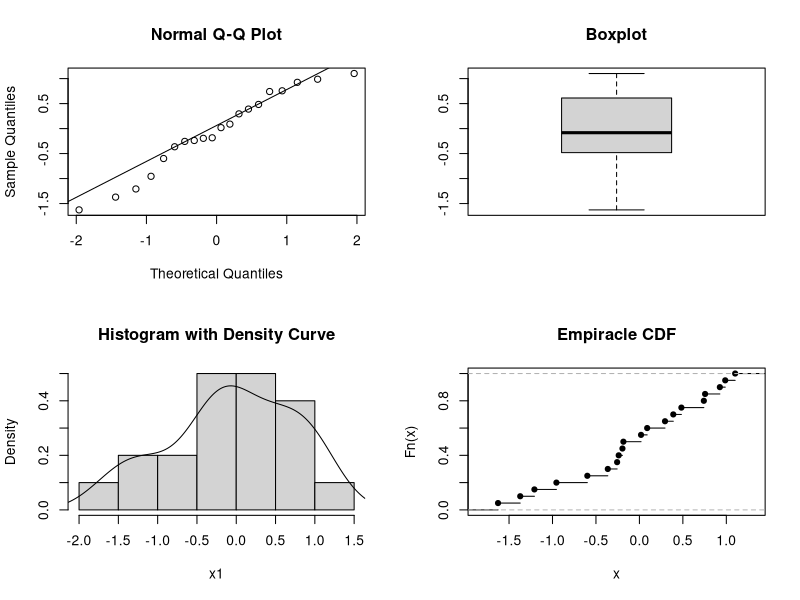
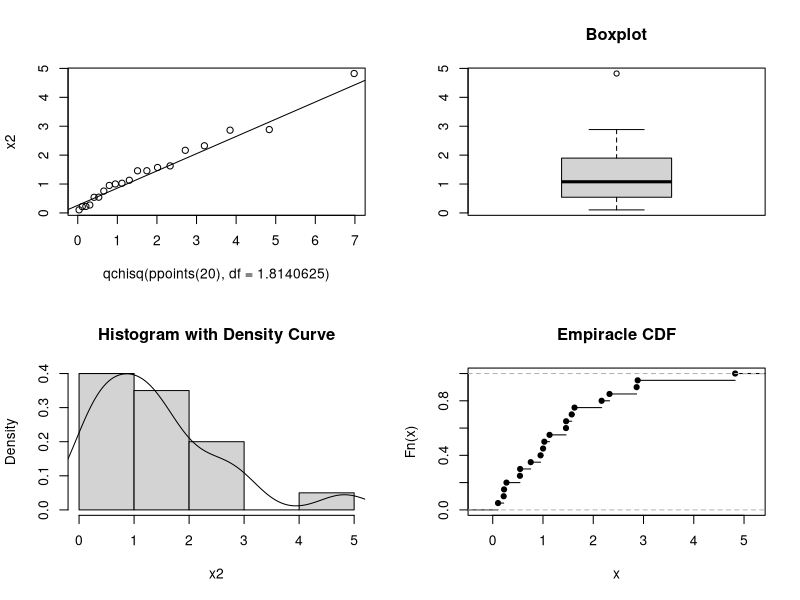
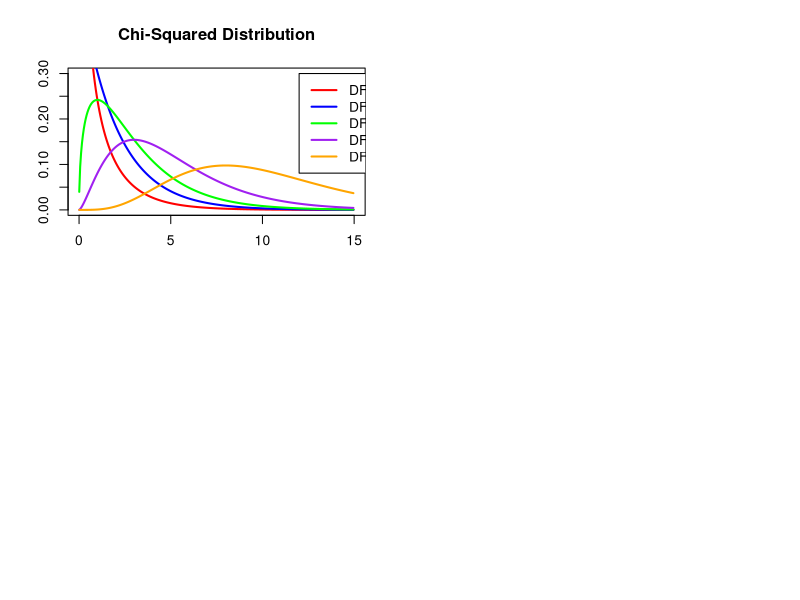

The R source for these figures, in order:
## ---- chunk 1
library(nortest)
library(MASS)

## Draw some random data
set.seed(10)
x1 = rnorm(20)

## Distribution plots
par(mfrow = c(2, 2))
qqnorm(x1)
qqline(x1)
boxplot(x1, main = "Boxplot")
hist(x1, freq = FALSE, main = "Histogram with Density Curve")
lines(density(x1))
plot(ecdf(x1), main = "Empiracle CDF")

## ---- chunk 2
## Are the data from a normal distribution?
shapiro.test(x1)     ## Shapiro-Wilk Test
ad.test(x1)          ## Anderson Darling Test
ks.test(x1, 'pnorm') ## Kolmogorov-Smirnoff Test

## ---- chunk 3
## Draw some random data
set.seed(10)
x2 = rchisq(n = 20, 2)

## Estimate the DF parameter by maximum likelihood 
fitdistr(x = x2, dchisq, start = list(df = 2))

## Input the estimate from MLE
ks.test(x = x2, y = pchisq, df = 1.8140625)

## Distribution plots
par(mfrow = c(2, 2))
qqplot(qchisq(ppoints(20), df = 1.8140625), x2)
qqline(x2, distribution = function(p) qchisq(p, df = 1.8140625))
boxplot(x2, main = "Boxplot")
hist(x2, freq = FALSE, main = "Histogram with Density Curve")
lines(density(x2))
plot(ecdf(x2), main = "Empiracle CDF")

## Plot the Chi-Squared Distribution with multiple degrees of freedom.
## As DF increases, the distibution converges to the normal distribution
x = seq(.01, 15, by = .05)

plot(x = c(0, 15), y = c(0, .3), type = "n", 
     xlab = "", ylab = "", main = "Chi-Squared Distribution")
lines(x = x, y = dchisq(x, df = 1), col = "red", lwd = 2)
lines(x = x, y = dchisq(x, df = 2), col = "blue", lwd = 2)
lines(x = x, y = dchisq(x, df = 3), col = "green", lwd = 2)
lines(x = x, y = dchisq(x, df = 5), col = "purple", lwd = 2)
lines(x = x, y = dchisq(x, df = 10), col = "orange", lwd = 2)

legend(12, .30,
       c("DF = 1", "DF = 2", "DF = 3", "DF = 5", "DF = 10"),
       lty = rep(1, 5),
       lwd = rep(2, 5),
       col = c("red", "blue", "green", "purple", "orange"))
